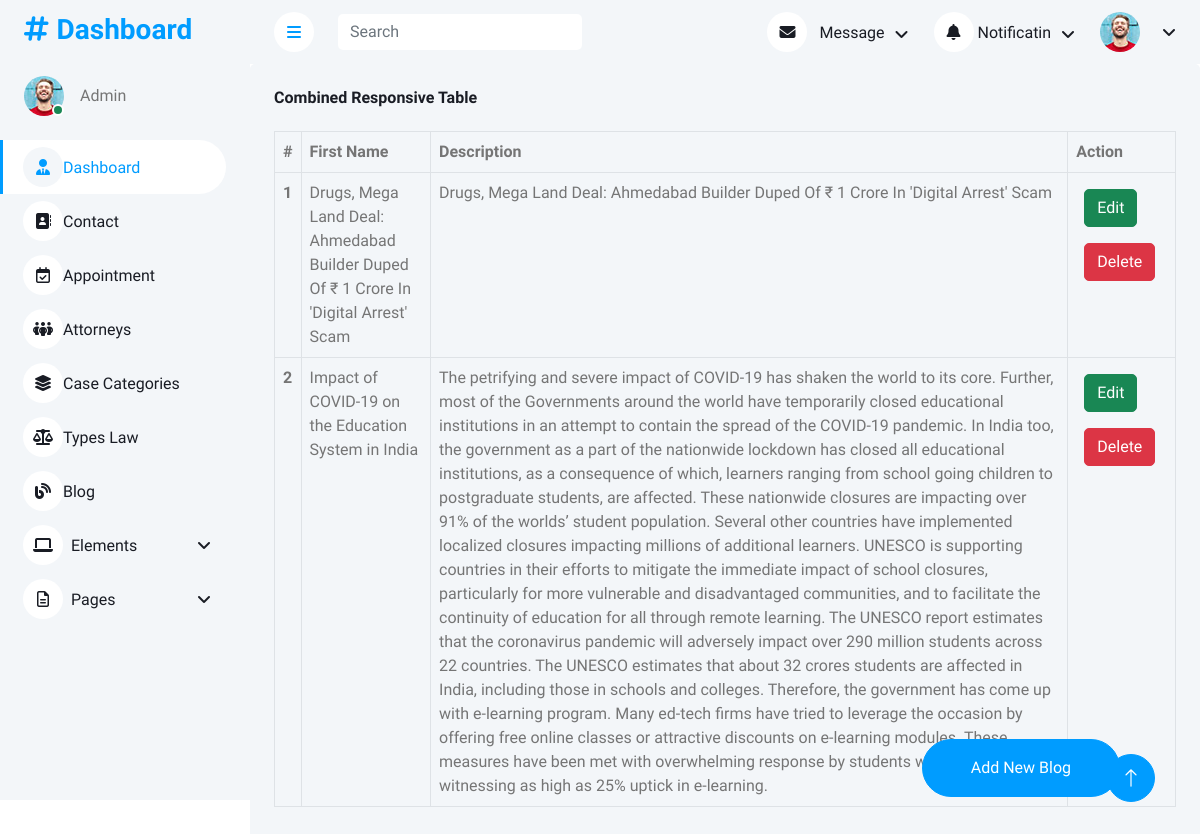
Page /blog on the committed database.
### userapp/models.py (models this page shows, shortened)
class Blog(models.Model):
    image = models.FileField(upload_to='image/')
    tittle = models.CharField(max_length=100)
    des = models.CharField(max_length=1500)

### adminapp/views.py (the view)
# urls.py: path('blog', views.blog),
def blog(request):
    data = Blog.objects.all
    return render(request,'adminapp/blog.html',{"data":data})

### templates/adminapp/blog.html (shortened to what this page needs)
<!DOCTYPE html>
{% load static %}
<html lang="en">
<head>
    <link href="https://cdnjs.cloudflare.com/ajax/libs/font-awesome/6.7.2/css/all.min.css" rel="stylesheet">
    <link href="https://cdn.jsdelivr.net/npm/bootstrap-icons@1.4.1/font/bootstrap-icons.css" rel="stylesheet">
    <link href="{% static 'adminapp/lib/owlcarousel/assets/owl.carousel.min.css'%}" rel="stylesheet">
    <link href="{% static 'adminapp/lib/tempusdominus/css/tempusdominus-bootstrap-4.min.css'%}" rel="stylesheet" />
    <link href="{% static 'adminapp/css/bootstrap.min.css'%}" rel="stylesheet">
    <link href="{% static 'adminapp/css/style.css'%}" rel="stylesheet">
</head>
<body>
    <div class="container-xxl position-relative bg-white d-flex p-0">
        {% include 'adminapp/sidebar.html' %}
        <div class="content">
            {% include 'adminapp/navbar.html' %}
            <div class="col-12">
                <div class="bg-light rounded h-100 p-4">
                    <h6 class="mb-4">Combined Responsive Table</h6>
                    <div class="table-responsive">
                        <table class="table table-bordered table-hover">
                            <thead>
                                <tr>
                                    <th scope="col">#</th>
                                    <th scope="col">First Name</th>
                                    <th scope="col">Description</th>
                                    <th scope="col">Action</th>
                                </tr>
                            </thead>
                            <tbody>
                                {% for i in data %}
                                <tr>
                                    <th scope="row">{{i.id}}</th>
                                    <td>{{i.tittle}}</td>
                                    <td>{{i.des}}</td>
                                    <td><button type="button" class="btn btn-success m-2">Edit</button> <button type="button" class="btn btn-danger m-2">Delete</button></td>
                                </tr>
                                {% endfor %}
                            </tbody>
                        </table>
                    </div>
                </div>
            </div>
            <a class="btn btn-primary rounded-pill py-3 px-5"
   style="position: fixed; bottom: 50px; right: 80px; z-index: 1030;"
   href="add">Add New Blog</a>
        </div>
        <a href="#" class="btn btn-lg btn-primary btn-lg-square back-to-top"><i class="bi bi-arrow-up"></i></a>
    </div>
</body>
</html>

### static/adminapp/css/style.css (style rules this page uses)
:root { --primary: #009CFF; --light: #F3F6F9; --dark: #191C24; }
.back-to-top { position: fixed; display: none; right: 45px; bottom: 45px; z-index: 99; }
.btn { transition: .5s; }
.btn.btn-primary { color: #FFFFFF; }
.btn-lg-square { width: 48px; height: 48px; }
.btn-square, .btn-sm-square, .btn-lg-square { padding: 0; display: inline-flex; align-items: center; justify-content: center; font-weight: normal; border-radius: 50px; }
.content { margin-left: 250px; min-height: 100vh; background: #FFFFFF; transition: 0.5s; }
@media (min-width: 992px) { .content { width: calc(100% - 250px); } }

### rows in the picture
Blog: id "1", tittle "Drugs, Mega Land Deal: Ahmedabad Builder Duped Of ₹ 1 Crore In 'Digital Arrest' Scam", des "Drugs, Mega Land Deal: Ahmedabad Builder Duped Of ₹ 1 Crore In 'Digital Arrest' Scam"
Blog: id "2", tittle "Impact of COVID-19 on the Education System in India", des "The petrifying and severe impact of COVID-19 has shaken the world to its core. Further, most of the Governments around the world have temporarily closed educational institutions in an attempt to contain the spread of the COVID-19 pandemic. In India too, the government as a part of the nationwide lockdown has closed all educational institutions, as a consequence of which, learners ranging from school going children to postgraduate students, are affected. These nationwide closures are impacting over 91% of the worlds’ student population. Several other countries have implemented localized closures impacting millions of additional learners. UNESCO is supporting countries in their efforts to…"
